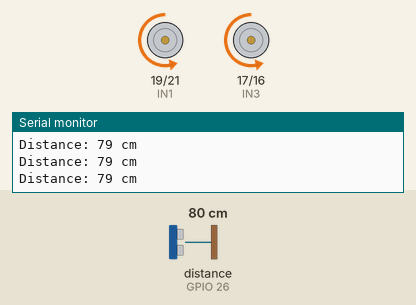
Recording of a sketch running on a simulated ESP32. Shown: motor-driver pin pairs drawn as motors (green arrow = first pin HIGH = forward, orange = second pin HIGH = backward, longer = more drive, scaled by the enable pin), the last lines printed to the serial monitor. Wiring (inferred from the names in the program): ultrasonic range finder: trigger GPIO 25; echo GPIO 26. The inputs (shaded band) are chosen by the test bench; at power-on: distance to the obstacle (sensor on GPIO 26) 80 cm. The echo pulse lasts 58.3 µs per cm.

Above: at 1.2 s.
1.3 s: distance to the obstacle (sensor on GPIO 26) set to 18 cm
2.8 s: distance to the obstacle (sensor on GPIO 26) set to 15 cm
At 4.0 s:
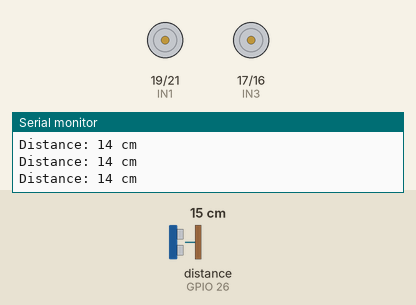
4.3 s: distance to the obstacle (sensor on GPIO 26) set to 35 cm
At 4.7 s:
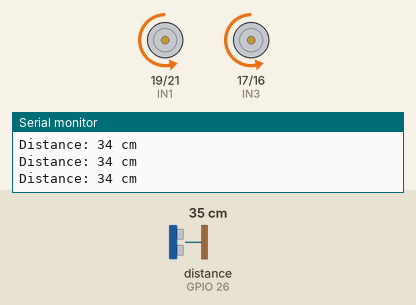
5.8 s: distance to the obstacle (sensor on GPIO 26) set to 2 cm
At 7.2 s:
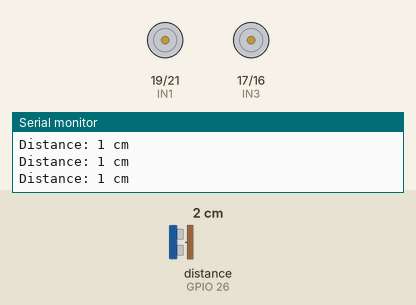
Timing chart, 0 to 8.3 s (numbered marks = the images above; inputs shaded):
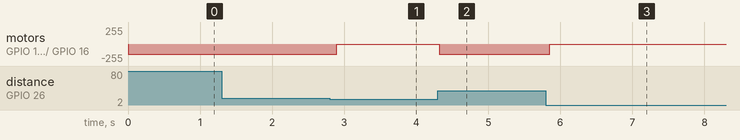

The sketch:

Car_Code.ino
```cpp
// Car code

// Motor Driver Pins
#define ENA 18
#define ENB 5
#define IN1 19
#define IN2 21
#define IN3 17
#define IN4 16

// Ultrasonic Sensor Pins
#define TRIG 25
#define ECHO 26

// Control Constants
const int STOP_DISTANCE = 15; // Distance threshold in cm
const int MAX_SPEED = 150;    // Adjust speed (0-255)

void setup() {
  Serial.begin(115200);

  // Motor Control Pins
  pinMode(ENA, OUTPUT);
  pinMode(ENB, OUTPUT);
  pinMode(IN1, OUTPUT);
  pinMode(IN2, OUTPUT);
  pinMode(IN3, OUTPUT);
  pinMode(IN4, OUTPUT);

  // Ultrasonic Sensor Pins
  pinMode(TRIG, OUTPUT);
  pinMode(ECHO, INPUT);

  Serial.println("Car Ready");
}

void loop() {
  stopMotorsWhileMeasuring();  // Stop motors before taking measurement

  int distance = getDistance(); // Get ultrasonic sensor reading

  Serial.print("Distance: ");
  Serial.print(distance);
  Serial.println(" cm");

  resumeMotors();  // Resume motors after measurement

  if (distance > STOP_DISTANCE) {
    moveForward(MAX_SPEED);
  } else {
    stopCar();  // Directly stop if an obstacle is close
  }

  delay(100);
}

// Function to measure distance using Ultrasonic Sensor
int getDistance() {
  digitalWrite(TRIG, LOW);
  delayMicroseconds(2);
  digitalWrite(TRIG, HIGH);
  delayMicroseconds(10);
  digitalWrite(TRIG, LOW);

  long duration = pulseIn(ECHO, HIGH, 30000); // 30ms timeout
  int distance = duration * 0.034 / 2; // Convert to cm

  if (duration == 0) {
    Serial.println("Error - No Echo Received!");
    return 999; // Return high value if sensor fails
  }

  return distance;
}

// Function to move the car forward
void moveForward(int speed) {
  digitalWrite(IN1, LOW);
  digitalWrite(IN2, HIGH);
  digitalWrite(IN3, LOW);
  digitalWrite(IN4, HIGH);
  analogWrite(ENA, speed);
  analogWrite(ENB, speed);
}

// Function to completely stop the car
void stopCar() {
  digitalWrite(IN1, LOW);
  digitalWrite(IN2, LOW);
  digitalWrite(IN3, LOW);
  digitalWrite(IN4, LOW);
  analogWrite(ENA, 0);
  analogWrite(ENB, 0);
}

// Stop motors before taking ultrasonic measurement
void stopMotorsWhileMeasuring() {
  stopCar();
  noInterrupts();  // Disable interrupts to prevent interference
}

// Resume motor operation after measurement
void resumeMotors() {
  interrupts();  // Enable interrupts again
}
```

Measured:
- the behaviour switches between 17 and 16 cm on distance to the obstacle (sensor on GPIO 26) (found by bisection; images 0 and 1)
- after the input at 2.8 s, motor on GPIO 19 (IN1) / GPIO 21 (IN2), motor on GPIO 17 (IN3) / GPIO 16 (IN4): backward 150/255 → stopped after 0.09 s
- after the input at 4.3 s, motor on GPIO 19 (IN1) / GPIO 21 (IN2), motor on GPIO 17 (IN3) / GPIO 16 (IN4): stopped → backward 150/255 at once
- after the input at 5.8 s, motor on GPIO 19 (IN1) / GPIO 21 (IN2), motor on GPIO 17 (IN3) / GPIO 16 (IN4): backward 150/255 → stopped after 0.06 s
